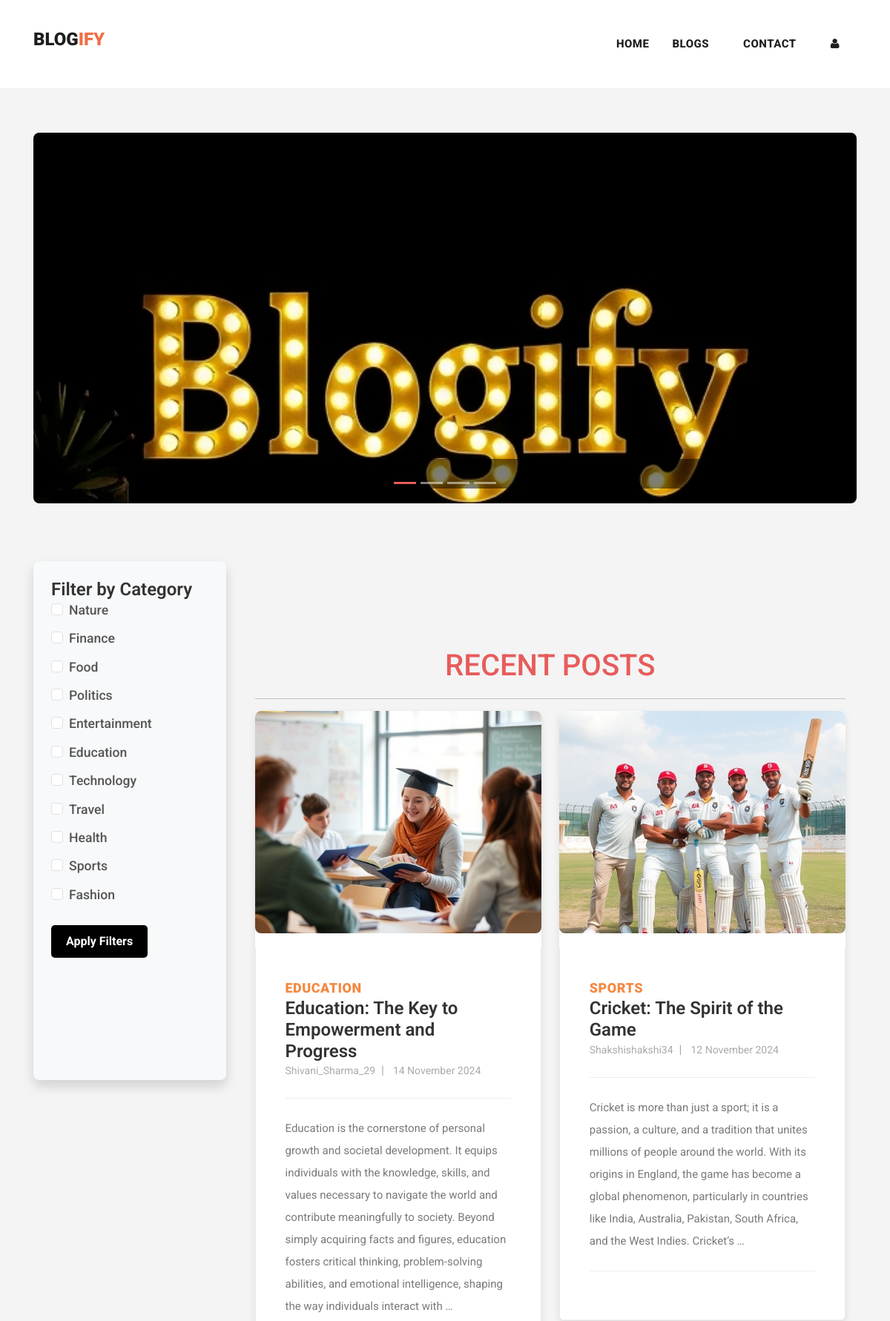
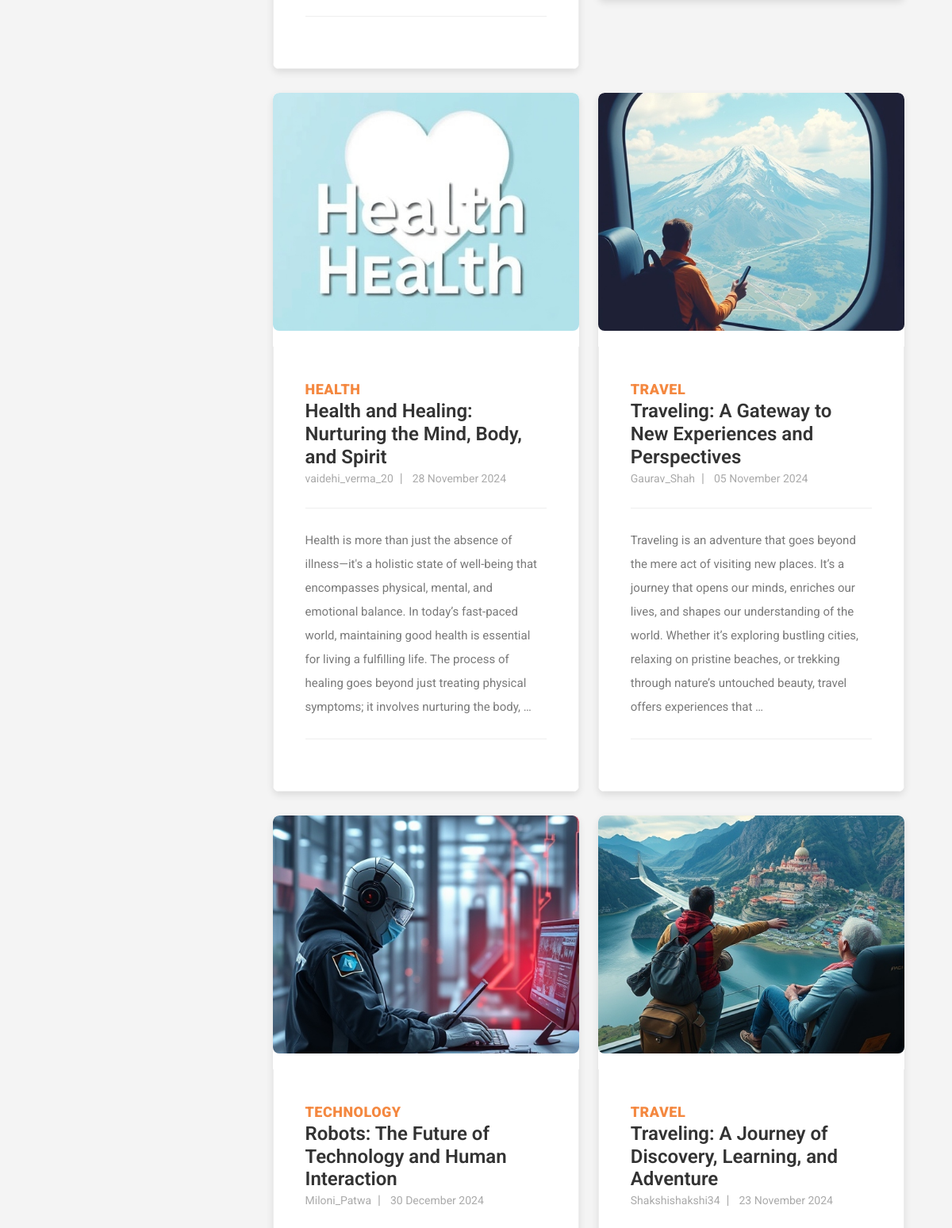
Page /blog (upper part) on the committed database (2 pictures, top to bottom).
### myapp/models.py (models this page shows, shortened)
class Post(models.Model):
    postname = models.CharField(max_length=600)
    category = models.CharField(max_length=600)
    image = models.ImageField(upload_to='images/posts', blank=True, null=True)
    content = models.CharField(max_length=100000)
    time = models.CharField(default=time, max_length=100, blank=True)
    likes = models.IntegerField(null=True, blank=True, default=0)
    user = models.ForeignKey(User, on_delete=models.CASCADE)
    liked_by = models.ManyToManyField(User, related_name='liked_posts', blank=True)  # Track users who liked

### myapp/views.py (the view)
# urls.py: path("blog",views.blog,name="blog"),
def blog(request):
    selected_categories = request.GET.getlist('categories')
    posts = Post.objects.filter(category__in=selected_categories).order_by("-id")
    return render(request,"blog.html",{
            'posts':Post.objects.filter(user_id=request.user.id).order_by("id").reverse(),
            'top_posts':Post.objects.all().order_by("-likes"),
            'recent_posts':Post.objects.all().order_by("-id"),
            'user':request.user,
            'media_url':settings.MEDIA_URL
        })

### templates/blog.html (shortened to what this page needs)
{% load static %}
<!DOCTYPE html>
<html lang="en">
<head>
  <link href="{% static 'vendor/bootstrap/css/bootstrap.min.css' %}" rel="stylesheet">
  <link href="https://cdn.jsdelivr.net/npm/bootstrap@5.3.1/dist/css/bootstrap.min.css" rel="stylesheet"
>
  <link href="https://cdnjs.cloudflare.com/ajax/libs/font-awesome/6.0.0-beta3/css/all.min.css" rel="stylesheet">
  <link rel="stylesheet" href="{% static 'assets/css/fontawesome.css' %}">
  <link rel="stylesheet" href="{% static 'assets/css/templatemo-stand-blog.css' %}">
  <link rel="stylesheet" href="{% static 'assets/css/owl.css' %}">
  <link rel="stylesheet" href="{% static 'assets/css/styles.css' %}">
</head>
<body>
  {%include 'header.html'%}
  <div class="container mt-5" >
  <div id="carouselExampleCaptions" class="carousel slide" data-bs-ride="carousel">
    <div class="carousel-indicators">
      <button type="button" data-bs-target="#carouselExampleCaptions" data-bs-slide-to="0" class="active"
        aria-current="true" aria-label="Slide 1"></button>
      <button type="button" data-bs-target="#carouselExampleCaptions" data-bs-slide-to="1"
        aria-label="Slide 2"></button>
      <button type="button" data-bs-target="#carouselExampleCaptions" data-bs-slide-to="2"
        aria-label="Slide 3"></button>
      <button type="button" data-bs-target="#carouselExampleCaptions" data-bs-slide-to="3"
        aria-label="Slide 4"></button>
    </div>
    <div class="carousel-inner">
      <div class="carousel-item active">
        <img src="{% static 'assets/images/img1.jpg' %}" class="d-block w-100" alt="image1">
        <div class="carousel-caption d-none d-md-block">
        </div>
      </div>
    </div>
  </div>
</div>
  <div class="container mt-5">
    <div class="row">
      <div class="col-lg-3 col-md-4 col-12 mb-4">
        <div class="filter-sidebar p-4 shadow">
          <h5>Filter by Category</h5>
          <form id="filterForm" method="get" action="{% url 'blog' %}">
            <div class="form-check">
              <input class="form-check-input" type="checkbox" value="Nature" id="Nature" name="categories"
                {% if 'Nature' in selected_categories %}checked{% endif %}>
              <label class="form-check-label" for="nature">Nature</label>
            </div>
            <div class="form-check">
              <input class="form-check-input" type="checkbox" value="Finance" id="Finance" name="categories"
              {% if 'Finance' in selected_categories %}checked{% endif %}>
              <label class="form-check-label" for="finance">Finance</label>
            </div>
            <div class="form-check">
              <input class="form-check-input" type="checkbox" value="Food" id="Food" name="categories"
              {% if 'Food' in selected_categories %}checked{% endif %}>
              <label class="form-check-label" for="food">Food</label>
            </div>
            <div class="form-check">
              <input class="form-check-input" type="checkbox" value="Politics" id="Politics" name="categories"
              {% if 'Politics' in selected_categories %}checked{% endif %}>
              <label class="form-check-label" for="politics">Politics</label>
            </div>
            <div class="form-check">
              <input class="form-check-input" type="checkbox" value="Entertainment" id="Entertainment" name="categories"
              {% if 'Entertainment' in selected_categories %}checked{% endif %}>
              <label class="form-check-label" for="entertainment">Entertainment</label>
            </div>
            <div class="form-check">
              <input class="form-check-input" type="checkbox" value="Education" id="Education" name="categories"
              {% if 'Education' in selected_categories %}checked{% endif %}>
              <label class="form-check-label" for="education">Education</label>
            </div>
            <div class="form-check">
              <input class="form-check-input" type="checkbox" value="Technology" id="Technology" name="categories"
              {% if 'Technology' in selected_categories %}checked{% endif %}>
              <label class="form-check-label" for="technology">Technology</label>
            </div>
            <div class="form-check">
              <input class="form-check-input" type="checkbox" value="Travel" id="Travel" name="categories"
              {% if 'Travel' in selected_categories %}checked{% endif %}>
              <label class="form-check-label" for="travel">Travel</label>
            </div>
            <div class="form-check">
              <input class="form-check-input" type="checkbox" value="Health" id="Health" name="categories"
              {% if 'Health' in selected_categories %}checked{% endif %}>
              <label class="form-check-label" for="health">Health</label>
            </div>
            <div class="form-check">
              <input class="form-check-input" type="checkbox" value="Sports" id="Sports" name="categories"
              {% if 'Sports' in selected_categories %}checked{% endif %}>
              <label class="form-check-label" for="sports">Sports</label>
            </div>
            <div class="form-check">
              <input class="form-check-input" type="checkbox" value="Fashion" id="Fashion" name="categories"
              {% if 'fashion' in selected_categories %}checked{% endif %}>
              <label class="form-check-label" for="fashion">Fashion</label>
            </div>
            <button type="submit" class="btn btn-primary mt-3">Apply Filters</button>
          </form>
        </div>
      </div>
  <div class="col-lg-9 col-md-8 col-12">
  <section class="blog-posts">
    <div class="container">
        <h3 class="text-center" style="margin: 20px; font-size: 40px; color: rgb(231, 92, 92); margin-top:2px;">RECENT POSTS</h3>
        <hr >
        <div class="row">
            <div class="col-lg-12">
                <div class="all-blog-posts">
                  <div class="row">
                    {% if recent_posts %}
                        {% for post in recent_posts %}
                        <div class="col-lg-6">
                          <div class="blog-post">
                              <div class="blog-thumb">
                                  {% if post.image %}
                                      <img src="{{ post.image.url }}" alt="{{ post.postname }}" style="height: 300px;">
                                  {% else %}
                                      <img src="{% static 'default_image.jpg' %}" alt="Default image" style="height: 300px;">
                                  {% endif %}
                              </div>
                              <div class="down-content">
                                  <span>{{ post.category }}</span>
                                  <div class="d-flex justify-content-between align-items-center">
                                      <a href="{% url 'post' post.id %}" class="text-decoration-none text-dark">
                                          <h5>{{ post.postname }}</h5>
                                      </a>
                                  </div>
                                  <ul class="post-info">
                                      <li><a href="#">{{ post.user.username }}</a></li>
                                      <li><a href="#">{{ post.time }}</a></li>
                                  </ul>
                                  <p>{{ post.content|truncatewords:50 }}</p>
                              </div>
                          </div>
                      </div>
                        {% endfor %}
                    {% else %}
                        <p>No blogs available for the selected categories.</p>
                    {% endif %}
                </div>
                </div>
            </div>
        </div>
    </div>
</section>
</div>
</body>
</html>

### static/assets/css/templatemo-stand-blog.css (style rules this page uses)
body { font-family: 'Roboto', sans-serif; overflow-x: hidden; text-rendering: optimizeLegibility; -webkit-font-smoothing: antialiased; -moz-osx-font-smoothing: grayscale; }
p { margin-bottom: 0px; font-size: 15px; font-weight: 400; color: #7a7a7a; line-height: 30px; }
a { text-decoration: none!important; }
ul { padding: 0; margin: 0; list-style: none; }
h1,h2,h3,h4,h5,h6 { margin: 0px; }
.blog-posts { margin-top: 100px; }
.blog-posts .blog-post { margin-bottom: 30px; }
.blog-posts .blog-thumb img { width: 100%; overflow: hidden; }
.blog-posts .down-content { padding: 40px; border-right: 1px solid #eee; border-left: 1px solid #eee; border-bottom: 1px solid #eee; }
.blog-posts .down-content span { font-size: 18px; text-transform: uppercase; letter-spacing: 0.5px; font-weight: 900; color: #f48840; }
.blog-posts .down-content ul.post-info li { display: inline-block; margin-right: 8px; }
.blog-posts .down-content ul.post-info li:after { content: '|'; color: #aaa; margin-left: 8px; }
.blog-posts .down-content ul.post-info li:last-child::after { display: none; }
.blog-posts .down-content ul.post-info li a { font-size: 14px; color: #aaa; font-weight: 400; transition: all .3s; }
.blog-posts .down-content p { padding: 25px 0px; margin: 25px 0px; border-top: 1px solid #eee; border-bottom: 1px solid #eee; }

### static/assets/css/styles.css (style rules this page uses)
.carousel img { width: 100%; height: 700px; }
.blog-posts .blog-post img, .blog-post img { height: 300px; }
body { font-family: 'Roboto', sans-serif; background-color: #f9f9f9; margin: 0; padding: 0; }
h5 { font-weight: 700; color: #333; }
.container { max-width: 1140px; margin: 0 auto; }
.carousel { margin-top: 30px; border-radius: 8px; overflow: hidden; }
.carousel-inner img { width: 100%; height: 500px; object-fit: cover; transition: transform 0.5s ease; }
.carousel-caption { background: rgba(0, 0, 0, 0.5); border-radius: 10px; }
.blog-posts .container { margin-top: 50px; }
.blog-post { background: white; border-radius: 8px; box-shadow: 0 4px 10px rgba(0, 0, 0, 0.1); overflow: hidden; margin-bottom: 30px; transition: transform 0.3s ease; }
.blog-post img { width: 100%; height: 200px; object-fit: cover; border-radius: 8px; transition: all 0.3s ease; margin-bottom: 20px; }
.down-content { padding: 20px; }
h5 { font-size: 24px; font-weight: 600; color: #333; }
.text-center { color: #E75C5C; font-size: 40px; margin-bottom: 40px; }
.text-decoration-none { text-decoration: none; color: inherit; }
.carousel-indicators button { background-color: rgba(0, 0, 0, 0.5); }
.carousel-indicators button.active { background-color: #E75C5C; }

### templates/blog.html (style rules this page uses)
body { font-family: 'Roboto', sans-serif; background-color: #f4f4f4; color: #333; }
.container { margin: 0 auto; padding: 15px; }
.filter-sidebar { position: sticky; top: 80px; background-color: #f8f9fa; border-radius: 8px; box-shadow: 0 4px 8px rgba(0, 0, 0, 0.1); padding: 15px; overflow-y: auto; height: calc(100vh - 100px); }
.filter-sidebar .form-check { margin-bottom: 12px; transition: background-color 0.3s, transform 0.3s; }
.filter-sidebar .btn { background-color: #000; color: #fff; border-radius: 5px; padding: 10px 20px; font-weight: bold; transition: background-color 0.3s, transform 0.3s; }
.filter-sidebar .form-check-label { font-size: 1.1rem; font-weight: 500; transition: color 0.3s; }
.form-check-label { font-size: 1rem; color: #555; }
.btn-primary { background-color: #e73c3c; border: none; border-radius: 8px; padding: 10px 20px; color: #fff; font-weight: bold; cursor: pointer; transition: background-color 0.3s; }

### templates/footer.html (style rules this page uses)
li { text-decoration: none; text-align: left; }
li a { color: rgb(153, 147, 147); }

### rows in the picture
Post: image (picture), category "EDUCATION", postname "Education: The Key to Empowerment and Progress", user.username "Shivani_Sharma_29", time "14 November 2024", content "Education is the cornerstone of personal growth and societal development. It equips individuals with the knowledge, skills, and values necessary to navigate the world and contribute meaningfully to society. Beyond simply acquiring facts and figures, education fosters critical thinking, problem-solving abilities, and emotional intelligence, shaping the way individuals interact with …"
Post: image (picture), category "SPORTS", postname "Cricket: The Spirit of the Game", user.username "Shakshishakshi34", time "12 November 2024", content "Cricket is more than just a sport; it is a passion, a culture, and a tradition that unites millions of people around the world. With its origins in England, the game has become a global phenomenon, particularly in countries like India, Australia, Pakistan, South Africa, and the West Indies. Cricket’s …"
Post: image (picture), category "HEALTH", postname "Health and Healing: Nurturing the Mind, Body, and Spirit", user.username "vaidehi_verma_20", time "28 November 2024", content "Health is more than just the absence of illness—it's a holistic state of well-being that encompasses physical, mental, and emotional balance. In today’s fast-paced world, maintaining good health is essential for living a fulfilling life. The process of healing goes beyond just treating physical symptoms; it involves nurturing the body, …"
Post: image (picture), category "TRAVEL", postname "Traveling: A Gateway to New Experiences and Perspectives", user.username "Gaurav_Shah", time "05 November 2024", content "Traveling is an adventure that goes beyond the mere act of visiting new places. It’s a journey that opens our minds, enriches our lives, and shapes our understanding of the world. Whether it’s exploring bustling cities, relaxing on pristine beaches, or trekking through nature’s untouched beauty, travel offers experiences that …"
Post: image (picture), category "TECHNOLOGY", postname "Robots: The Future of Technology and Human Interaction", user.username "Miloni_Patwa", time "30 December 2024"
Post: image (picture), category "TRAVEL", postname "Traveling: A Journey of Discovery, Learning, and Adventure", user.username "Shakshishakshi34", time "23 November 2024"
